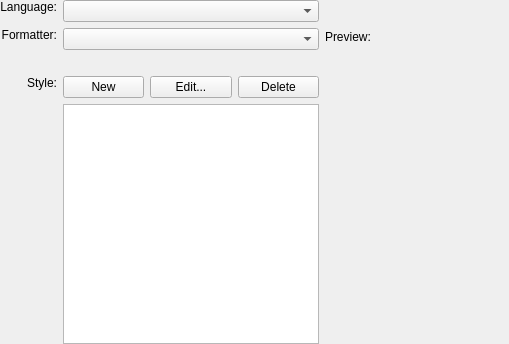
<?xml version="1.0" encoding="UTF-8"?>
<ui version="4.0">
 <class>KDevelop::SourceFormatterSelectionEdit</class>
 <widget class="QWidget" name="KDevelop::SourceFormatterSelectionEdit">
  <property name="geometry">
   <rect>
    <x>0</x>
    <y>0</y>
    <width>509</width>
    <height>344</height>
   </rect>
  </property>
  <layout class="QGridLayout" name="mainLayout">
   <property name="leftMargin">
    <number>0</number>
   </property>
   <property name="topMargin">
    <number>0</number>
   </property>
   <property name="rightMargin">
    <number>0</number>
   </property>
   <property name="bottomMargin">
    <number>0</number>
   </property>
   <item row="0" column="0">
    <widget class="QLabel" name="label">
     <property name="text">
      <string comment="@label:listbox">Language:</string>
     </property>
     <property name="alignment">
      <set>Qt::AlignRight|Qt::AlignTop|Qt::AlignTrailing</set>
     </property>
     <property name="margin">
      <number>4</number>
     </property>
    </widget>
   </item>
   <item row="0" column="1">
    <layout class="QHBoxLayout" name="horizontalLayout_2">
     <item>
      <widget class="KComboBox" name="cbLanguages"/>
     </item>
    </layout>
   </item>
   <item row="0" column="2" rowspan="4">
    <layout class="QVBoxLayout" name="verticalLayout" stretch="0,0,1">
     <item>
      <widget class="QLabel" name="descriptionLabel">
       <property name="sizePolicy">
        <sizepolicy hsizetype="Expanding" vsizetype="Preferred">
         <horstretch>0</horstretch>
         <verstretch>0</verstretch>
        </sizepolicy>
       </property>
       <property name="text">
        <string/>
       </property>
       <property name="alignment">
        <set>Qt::AlignLeading|Qt::AlignLeft|Qt::AlignTop</set>
       </property>
       <property name="wordWrap">
        <bool>true</bool>
       </property>
      </widget>
     </item>
     <item>
      <spacer name="verticalSpacer">
       <property name="orientation">
        <enum>Qt::Vertical</enum>
       </property>
       <property name="sizeHint" stdset="0">
        <size>
         <width>20</width>
         <height>10</height>
        </size>
       </property>
      </spacer>
     </item>
     <item>
      <widget class="QWidget" name="previewArea" native="true">
       <layout class="QVBoxLayout" name="verticalLayout_2">
        <property name="leftMargin">
         <number>0</number>
        </property>
        <property name="topMargin">
         <number>0</number>
        </property>
        <property name="rightMargin">
         <number>0</number>
        </property>
        <property name="bottomMargin">
         <number>0</number>
        </property>
        <item>
         <widget class="QLabel" name="previewLabel">
          <property name="text">
           <string comment="@label">Preview:</string>
          </property>
         </widget>
        </item>
        <item>
         <widget class="QWidget" name="textEditor" native="true">
          <property name="sizePolicy">
           <sizepolicy hsizetype="Expanding" vsizetype="Expanding">
            <horstretch>0</horstretch>
            <verstretch>0</verstretch>
           </sizepolicy>
          </property>
         </widget>
        </item>
       </layout>
      </widget>
     </item>
    </layout>
   </item>
   <item row="1" column="0">
    <widget class="QLabel" name="label_4">
     <property name="text">
      <string comment="@label:listbox">Formatter:</string>
     </property>
     <property name="alignment">
      <set>Qt::AlignRight|Qt::AlignTop|Qt::AlignTrailing</set>
     </property>
     <property name="margin">
      <number>4</number>
     </property>
    </widget>
   </item>
   <item row="1" column="1">
    <layout class="QHBoxLayout" name="horizontalLayout">
     <item>
      <widget class="KComboBox" name="cbFormatters"/>
     </item>
    </layout>
   </item>
   <item row="2" column="1">
    <widget class="QLabel" name="usageHintLabel">
     <property name="text">
      <string notr="true">&lt;usage hint&gt;</string>
     </property>
     <property name="wordWrap">
      <bool>true</bool>
     </property>
    </widget>
   </item>
   <item row="3" column="0">
    <widget class="QLabel" name="label_2">
     <property name="text">
      <string comment="@label:listbox">Style:</string>
     </property>
     <property name="alignment">
      <set>Qt::AlignRight|Qt::AlignTop|Qt::AlignTrailing</set>
     </property>
     <property name="margin">
      <number>4</number>
     </property>
     <property name="indent">
      <number>-1</number>
     </property>
    </widget>
   </item>
   <item row="3" column="1">
    <layout class="QGridLayout" name="gridLayout">
     <item row="0" column="0">
      <widget class="QPushButton" name="btnNewStyle">
       <property name="text">
        <string comment="@action:button">New</string>
       </property>
      </widget>
     </item>
     <item row="0" column="1">
      <widget class="QPushButton" name="btnEditStyle">
       <property name="text">
        <string comment="@action:button">Edit...</string>
       </property>
      </widget>
     </item>
     <item row="0" column="2">
      <widget class="QPushButton" name="btnDelStyle">
       <property name="text">
        <string comment="@action:button">Delete</string>
       </property>
      </widget>
     </item>
     <item row="1" column="0" colspan="3">
      <widget class="QListWidget" name="styleList">
       <property name="selectionBehavior">
        <enum>QAbstractItemView::SelectRows</enum>
       </property>
       <property name="sortingEnabled">
        <bool>false</bool>
       </property>
      </widget>
     </item>
    </layout>
   </item>
  </layout>
 </widget>
 <customwidgets>
  <customwidget>
   <class>KComboBox</class>
   <extends>QComboBox</extends>
   <header>KComboBox</header>
  </customwidget>
 </customwidgets>
 <resources/>
 <connections/>
</ui>
